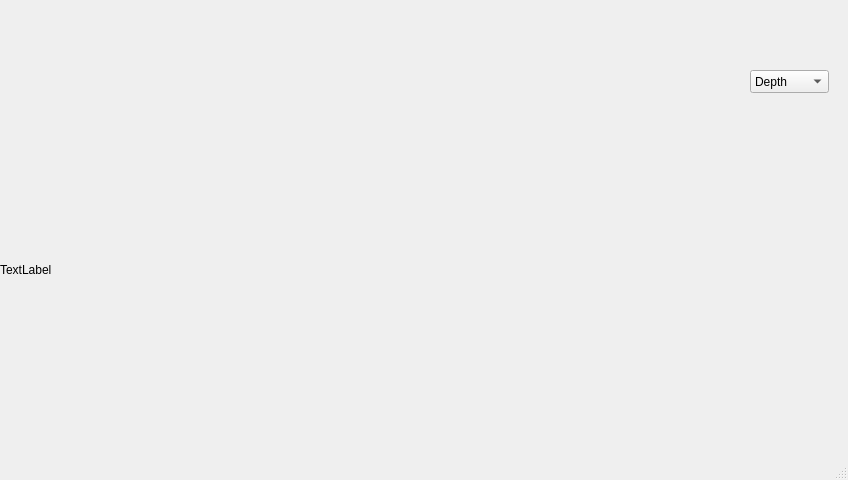
<?xml version="1.0" encoding="UTF-8"?>
<ui version="4.0">
 <class>MainWindow</class>
 <widget class="QMainWindow" name="MainWindow">
  <property name="geometry">
   <rect>
    <x>0</x>
    <y>0</y>
    <width>848</width>
    <height>480</height>
   </rect>
  </property>
  <property name="windowTitle">
   <string>MainWindow</string>
  </property>
  <widget class="QWidget" name="centralwidget">
   <widget class="QLabel" name="imageLabel">
    <property name="geometry">
     <rect>
      <x>0</x>
      <y>30</y>
      <width>848</width>
      <height>480</height>
     </rect>
    </property>
    <property name="text">
     <string>TextLabel</string>
    </property>
   </widget>
   <widget class="QComboBox" name="frameSelectionBox">
    <property name="geometry">
     <rect>
      <x>750</x>
      <y>70</y>
      <width>79</width>
      <height>23</height>
     </rect>
    </property>
    <item>
     <property name="text">
      <string>Depth</string>
     </property>
    </item>
    <item>
     <property name="text">
      <string>Colour</string>
     </property>
    </item>
    <item>
     <property name="text">
      <string>Infrared</string>
     </property>
    </item>
   </widget>
  </widget>
  <widget class="QMenuBar" name="menubar">
   <property name="geometry">
    <rect>
     <x>0</x>
     <y>0</y>
     <width>848</width>
     <height>20</height>
    </rect>
   </property>
  </widget>
  <widget class="QStatusBar" name="statusbar"/>
 </widget>
 <resources/>
 <connections/>
</ui>
